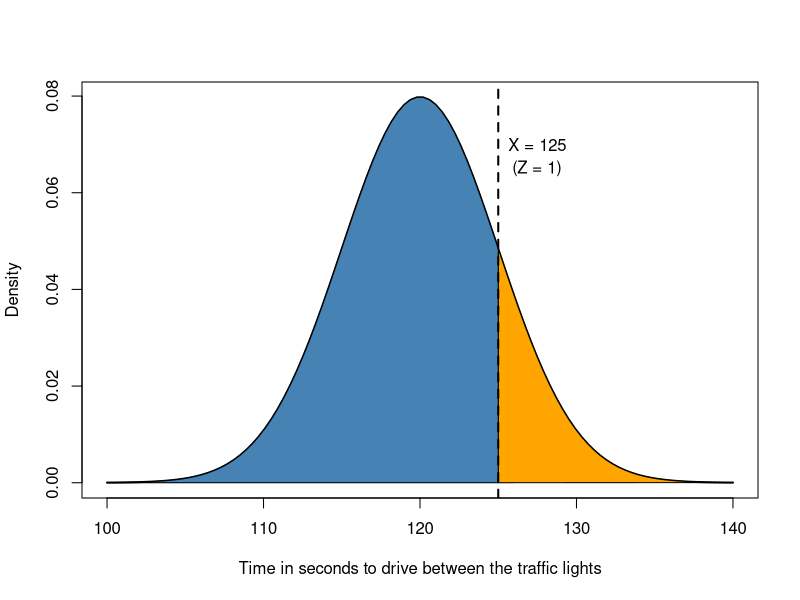

Write the R code that produced this figure.
## ---- chunk 1
x <- seq(100, 140, length=100)
x1 <- x[x < 125]
x2 <- x[x > 125] 
y <- dnorm(x=x, mean=120, sd=5)
y1 <- dnorm(x=x1, mean=120, sd=5)
y2 <- dnorm(x=x2, mean=120, sd=5)
y125 <- dnorm(x=125, mean=120, sd=5)
plot(x=x, y=y, type="l", lwd=2, ylab="Density", xlab="Time in seconds to drive between the traffic lights")
polygon(x=c(125, 125, x2), y=c(0, y125, y2), col="orange")
polygon(x=c(100, x1, 125, 125), y=c(0, y1, y125, 0), col="steelblue")
abline(v=125, lty=2, lwd=2)
text(x=c(127.5, 127.5), y=c(0.07, 0.065), labels=c("X = 125", "(Z = 1)"))
